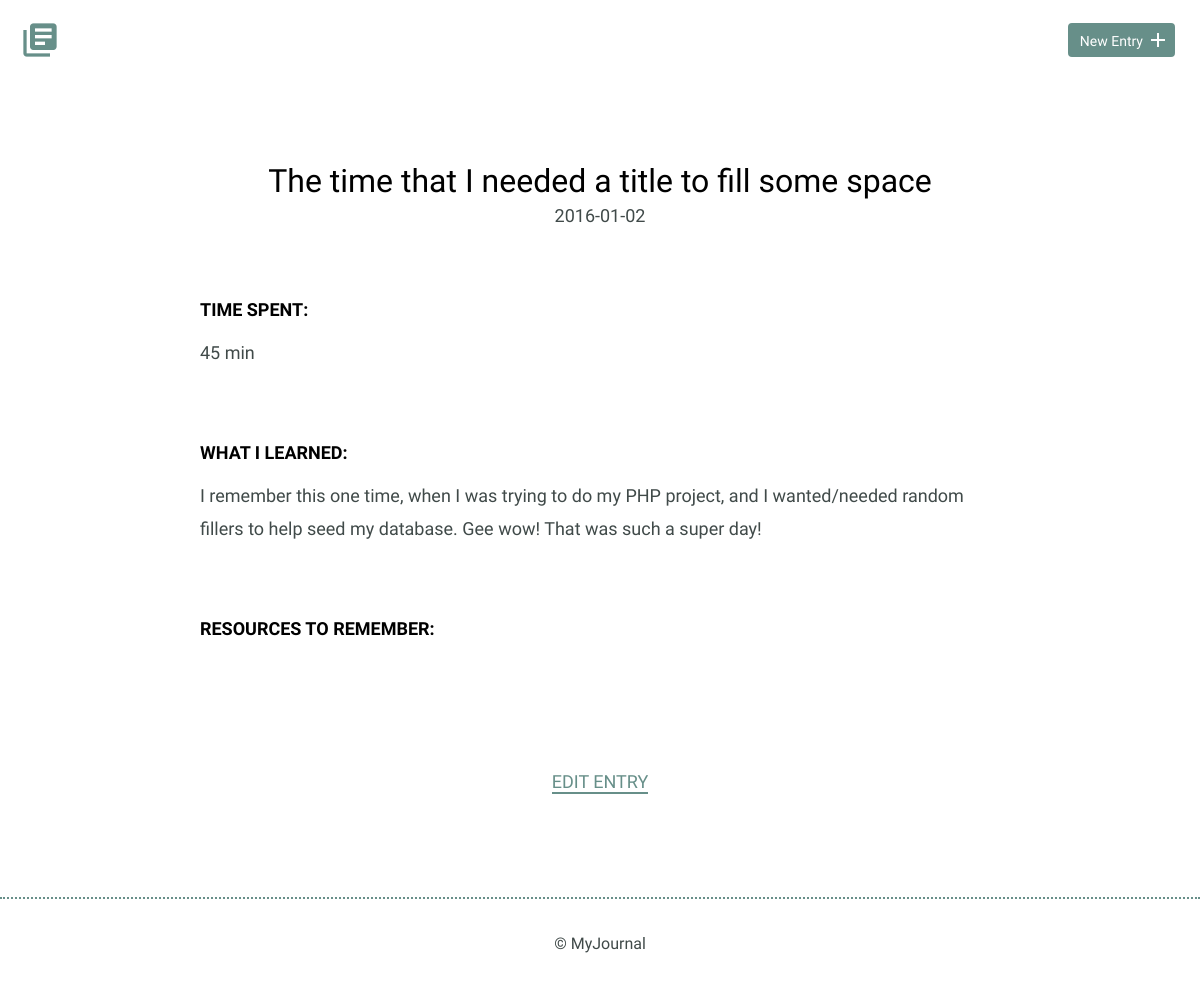
The app's page /detail.php?id=4 with its own data.
### tables this page shows
CREATE TABLE "entries" (
	`id`	INTEGER,
	`title`	TEXT,
	`date`	TEXT,
	`time_spent`	INTEGER,
	`learned`	BLOB,
	`resources`	BLOB,
	PRIMARY KEY(`id`)
);

### inc/functions.php (called while the page is built, shortened)
<?php
function get_entry($id){
    include 'connection.php';
$sql = 'SELECT id,title,date,time_spent,learned,resources FROM entries WHERE id = ?';
try{
    $results = $db->prepare($sql);
    $results->bindValue(1, $id, PDO::PARAM_INT);
    $results->execute();
} catch (Exception $e) {
    echo "Error!: " . $e->getMessage() . "<br />";
    return false;
  }
return $results->fetch();
}

### detail.php (the view, shortened to what this page needs)
<?php
require 'inc/functions.php';
include 'inc/header.php';
$id = filter_input(INPUT_GET, 'id', FILTER_SANITIZE_NUMBER_INT);
$selected=get_entry($id);
?>
<!DOCTYPE html>
<html>
        <section>
            <div class="container">
                <div class="entry-list single">
                    <article>
                        <h2><?php echo $selected['title']; ?></h2>
                        <time datetime="<?php echo $selected['date'];?>"><?php echo $selected['date'];?></time>
                        <div class="entry">
                            <h3>Time Spent: </h3>
                            <p><?php echo $selected['time_spent'];?></p>
                        </div>
                        <div class="entry">
                            <h3>What I Learned:</h3>
                            <p><?php echo $selected['learned']?></p>
                        </div>
                        <div class="entry">
                            <h3>Resources to Remember:</h3>
                        </div>
                    </article>
                </div>
            </div>
            <div class="edit">
                <p><a href="edit.php?id=<?php echo $id; ?>">Edit Entry</a></p>
        </div>
        </section>
      <?php include 'inc/footer.php'; ?>
</html>

### css/site.css (style rules this page uses)
body { font-size: 16px; color: #404a49; font-family: 'Cousine', serif; font-weight: 400; }
.container { margin: 0 auto; padding: 0 25px; }
h1, h2, h3 { margin: 0; font-weight: 400; line-height: 1em; color: #000; }
h2 { font-size: 32px; }
h3 { font-size: 18px; font-family: 'Work Sans', serif; font-weight: 600; text-transform: uppercase; }
p { line-height: 1.8em; font-size: 18px; }
p a { border-bottom: 2px solid #678f89; padding: 0; color: #678f89; text-decoration: none; }
.entry-list, .edit-entry, .new-entry { max-width: 800px; margin: 0 auto; padding: 70px 0 150px 0; }
.entry-list article { margin-bottom: 70px; text-align: center; }
.entry-list article:last-child { margin-bottom: 0; }
.entry-list article h2 { margin-bottom: 8px; }
.entry-list.single { padding-bottom: 70px; }
.entry-list.single time { font-size: 18px; }
.entry { max-width: 800px; margin: 75px auto 0 auto; text-align: left; }
.entry p { margin-bottom: 40px; }
.edit { padding-bottom: 80px; text-align: center; margin: 0 auto; }
.edit a { font-weight: 400; text-transform: uppercase; font-size: 18px; }

### records on screen
entries: title "The time that I needed a title to fill some space", date "2016-01-02", time_spent "45 min", learned "I remember this one time, when I was trying to do my PHP project, and I wanted/needed random fillers to help seed my database. Gee wow! That was such a super day!"
